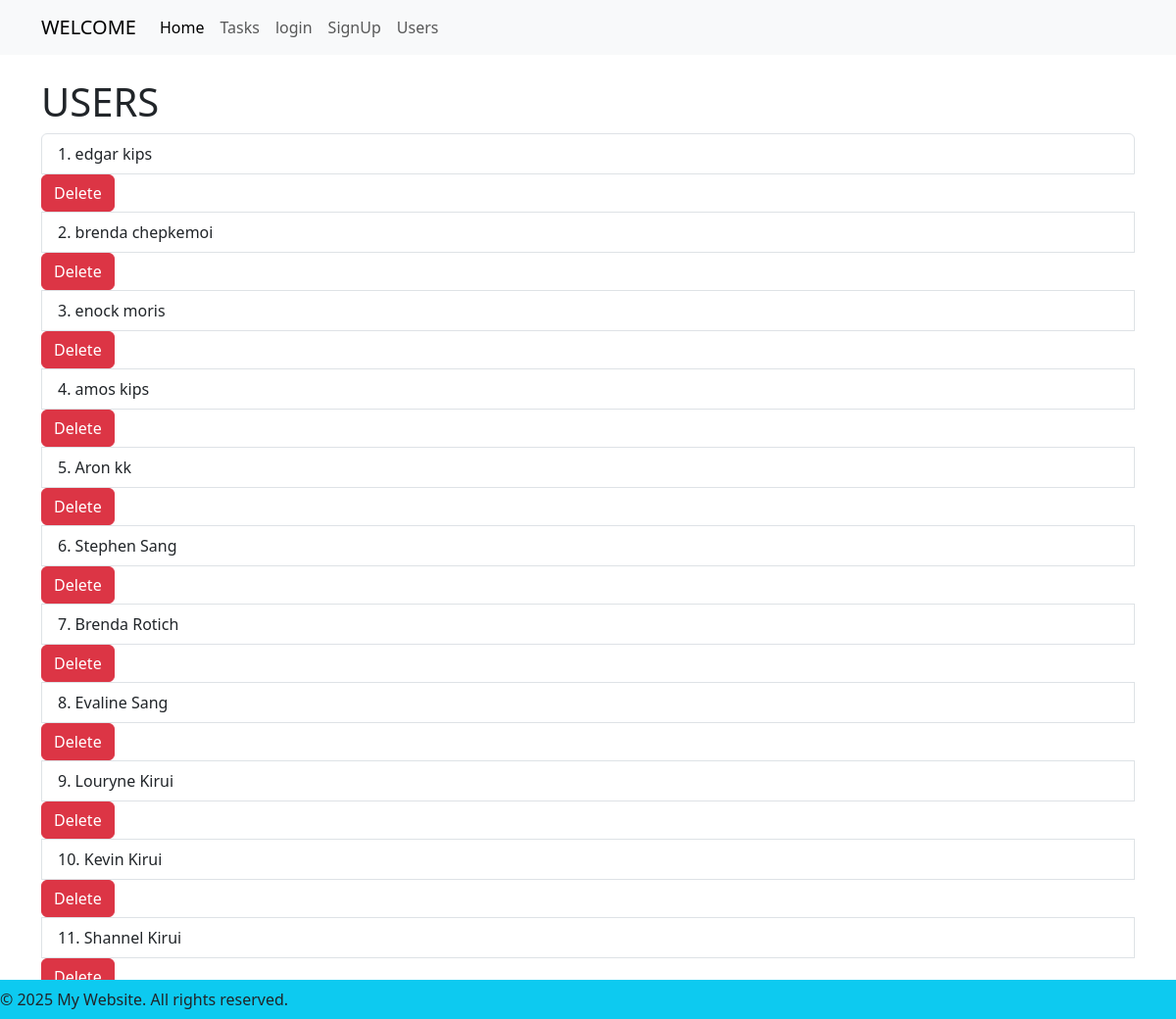
The app's page /users2 with its own data.
### app/models.py (models this page shows, shortened)
class User(db.Model,UserMixin):
    id = db.Column(db.Integer, primary_key=True)
    username = db.Column(db.String(50), nullable=False, unique=True)
    first_name = db.Column(db.String(50), nullable=False)
    last_name = db.Column(db.String(50), nullable=False)
    password = db.Column(db.String(50), nullable=False)
    task = db.relationship('Task', backref='user', lazy=True)
    def __repr__(self):
          return f' {self.first_name} {self.last_name}'

### app/routes.py (the view)
@app.route('/users2',methods=['GET','POST'])
def users2():
    users = User.query.all()
    return render_template('users.html', title='Users',users=users)

### app/templates/users.html
{% extends "base.html" %}
{% block content %}
<h1>USERS</h1>
<ul class="list-group">
    {% for user in users|reverse %}
        <li class="list-group-item">{{ loop.index }}. {{ user }}</li>
        <form action="{{ url_for('delete_user', user_id=user.id) }}" method="post" onsubmit="return confirm('Are you sure you want to delete this user?');">
            <button type="submit" class="btn btn-danger btn-xx-lg">Delete</button>
        </form>
    {% endfor %}
</ul>
{% endblock %}

### records on screen
User: first_name+last_name "edgar kips"
User: first_name+last_name "brenda chepkemoi"
User: first_name+last_name "enock moris"
User: first_name+last_name "amos kips"
User: first_name+last_name "Aron kk"
User: first_name+last_name "Stephen Sang"
User: first_name+last_name "Brenda Rotich"
User: first_name+last_name "Evaline Sang"
User: first_name+last_name "Louryne Kirui"
User: first_name+last_name "Kevin Kirui"
User: first_name+last_name "Shannel Kirui"
